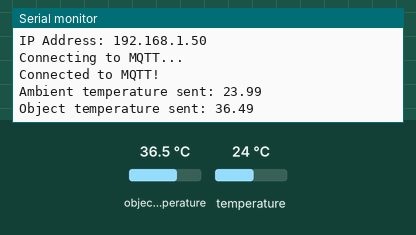
Bench run of a sketch on a simulated ESP32. Parts: the last lines printed to the serial monitor. Inputs (shaded band) come from the test bench; at power-on: object temperature 36.5 °C, temperature 24 °C. WiFi joins after 1.5 s; servers stay silent unless stated; no MQTT or app messages arrive unless stated.

Above: at 3.2 s.
3.3 s: object temperature set to 20 °C
At 5.0 s:
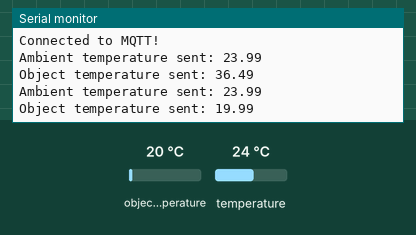
6.0 s: temperature set to 12 °C
At 6.7 s:
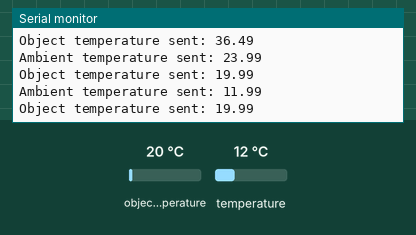
8.7 s: object temperature set to 26 °C
At 11.1 s:
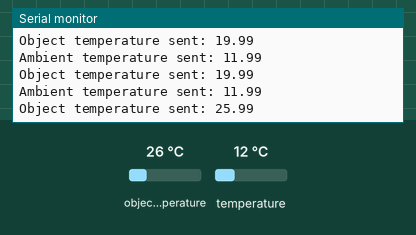
Timing chart, 0 to 12.6 s (numbered marks = the images above; inputs shaded):
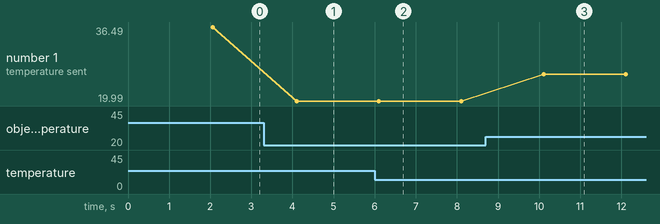

Measured:
- after the input at 3.3 s, the serial monitor: prints a new line after 0.80 s (image 1)
- after the input at 6.0 s, the serial monitor: prints a new line after 0.10 s (image 2)
- after the input at 8.7 s, the serial monitor: prints a new line after 1.4 s (image 3)
- plotted number 1: 36.49 → 19.99 after the input at 3.3 s, 19.99 → 25.99 after the input at 8.7 s

The sketch:

mlx-guide.ino
```cpp
#include <WiFi.h>
#include <PubSubClient.h>
#include <Adafruit_MLX90614.h>

// Konfigurasi WiFi
const char* ssid = "YOUR SSID";        // Ganti dengan SSID WiFi Anda
const char* password = "YOUR PASSWORD"; // Ganti dengan password WiFi Anda

// Konfigurasi MQTT
const char* mqttServer = "BROKER IP ADDRESS / DOMAIN"; // Ganti dengan broker MQTT Anda
const int mqttPort = 1883;

// Topik untuk suhu
const char* topicAmbientTemp = "sensor/ambient_temp";
const char* topicObjectTemp = "sensor/object_temp";

// Inisialisasi WiFi dan MQTT
WiFiClient espClient;
PubSubClient client(espClient);

// Inisialisasi sensor
Adafruit_MLX90614 mlx = Adafruit_MLX90614();

void setup()
{
  Serial.begin(9600);
  while (!Serial);

  // Inisialisasi sensor
  if (!mlx.begin())
  {
    Serial.println("Error connecting to MLX sensor. Check wiring.");
    while (1);
  };

  // Menghubungkan ke WiFi
  connectToWiFi();

  // Konfigurasi MQTT client
  client.setServer(mqttServer, mqttPort);
  connectToMQTT();
}

void loop()
{
  // Pastikan tetap terhubung ke MQTT
  if (!client.connected())
  {
    connectToMQTT();
  }
  client.loop();

  // Membaca suhu dari sensor
  float ambientTempC = mlx.readAmbientTempC();
  float objectTempC = mlx.readObjectTempC();

  // Mengirim data suhu lingkungan ke topik MQTT
  if (client.publish(topicAmbientTemp, String(ambientTempC, 2).c_str())) {
    Serial.println("Ambient temperature sent: " + String(ambientTempC, 2));
  } else {
    Serial.println("Failed to send ambient temperature.");
  }

  // Mengirim data suhu objek ke topik MQTT
  if (client.publish(topicObjectTemp, String(objectTempC, 2).c_str())) {
    Serial.println("Object temperature sent: " + String(objectTempC, 2));
  } else {
    Serial.println("Failed to send object temperature.");
  }

  delay(2000); // Delay 2 detik sebelum pengukuran berikutnya
}

void connectToWiFi()
{
  Serial.print("Connecting to WiFi...");
  WiFi.begin(ssid, password);

  while (WiFi.status() != WL_CONNECTED)
  {
    delay(1000);
    Serial.print(".");
  }

  Serial.println("\nConnected to WiFi!");
  Serial.print("IP Address: ");
  Serial.println(WiFi.localIP());
}

void connectToMQTT()
{
  Serial.print("Connecting to MQTT...");
  while (!client.connected())
  {
    if (client.connect("ESP32Client")) // Ganti "ESP32Client" dengan ID unik jika diperlukan
    {
      Serial.println("\nConnected to MQTT!");
    }
    else
    {
      Serial.print(".");
      delay(1000);
    }
  }
}
```
